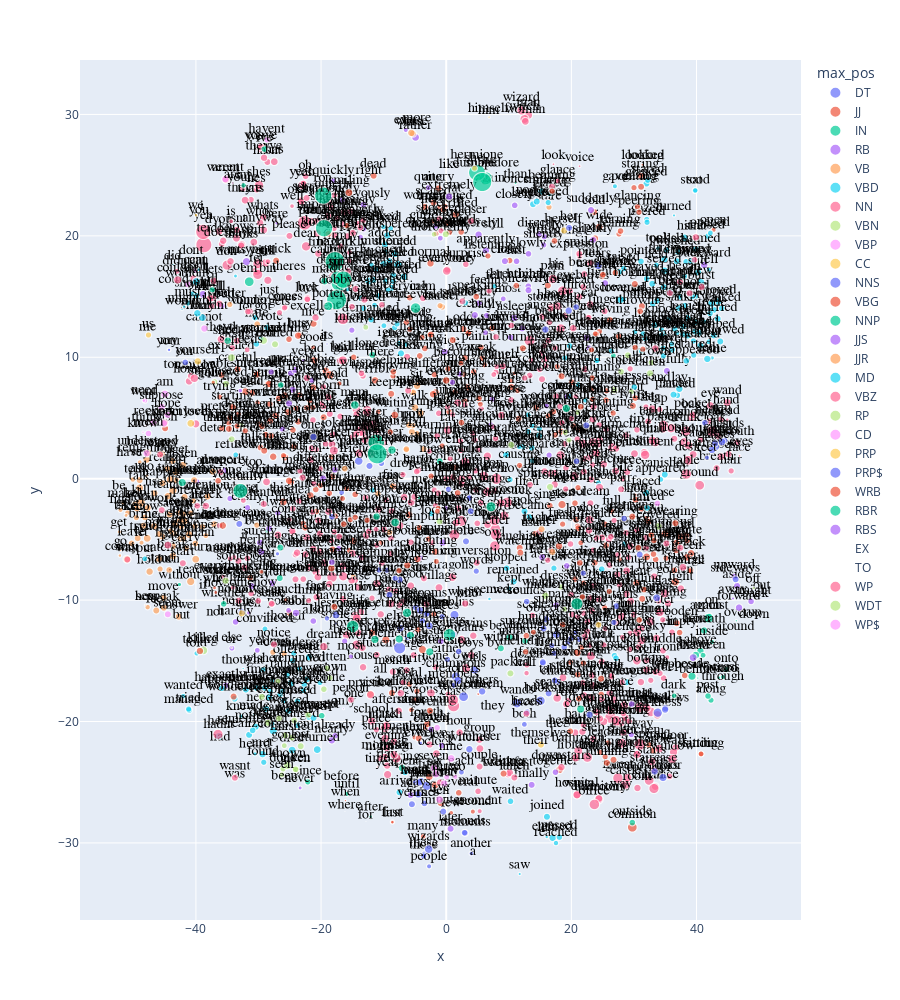

Here is the notebook cell this chart was saved with:
### Code cell
px.scatter(X.reset_index(), 'x', 'y', 
           text='term_str', 
           color='max_pos', 
           hover_name='term_str',          
           size='mean_tfidf',
           height=1000).update_traces(
                mode='markers+text', 
                textfont=dict(color='black', size=14, family='Arial'),
                textposition='top center')
